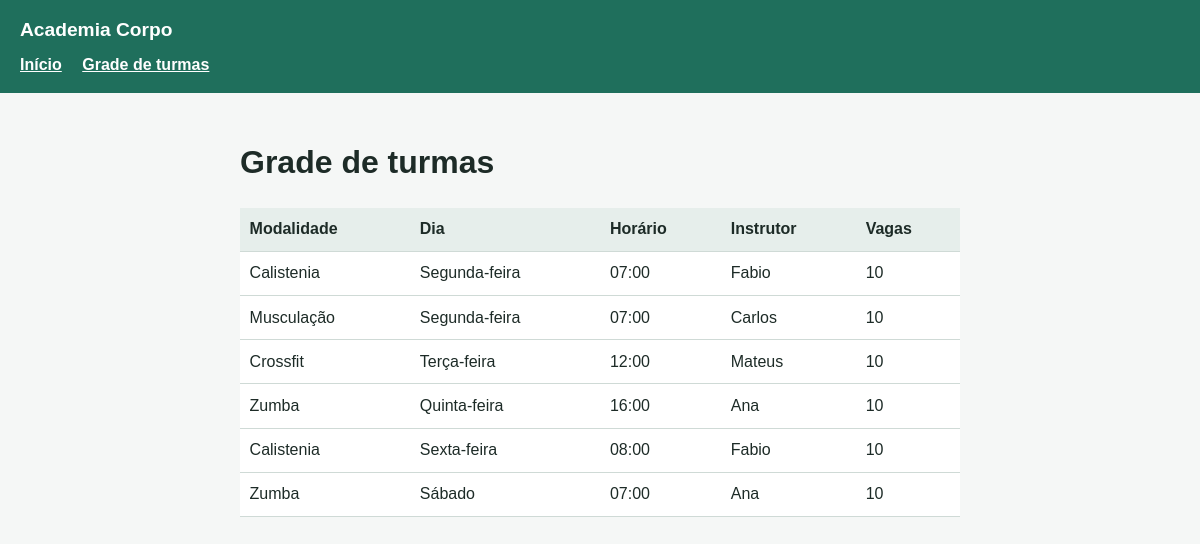
/turmas/, run on an earlier commit of the app's database.
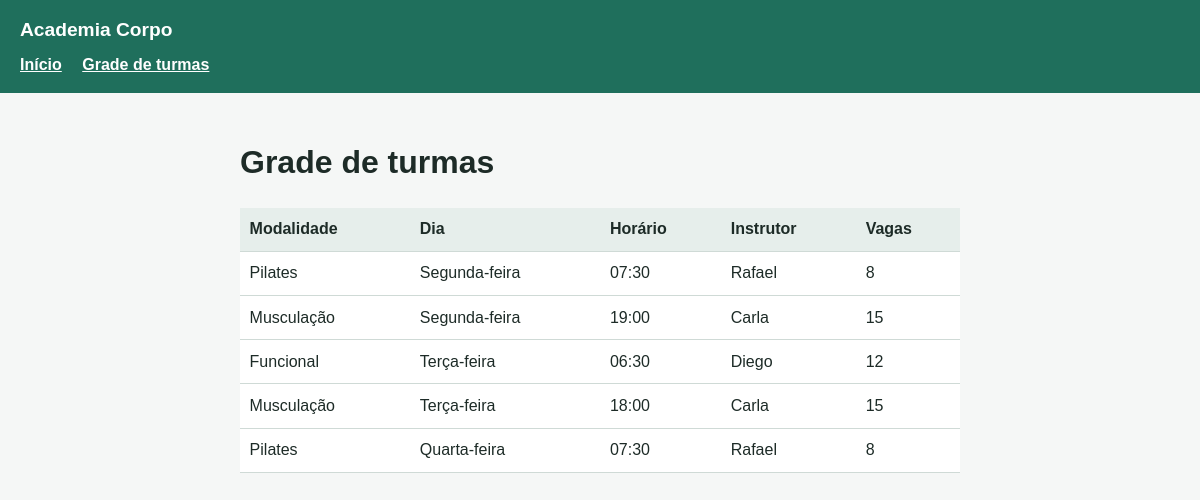
And on a later commit of the database.
### academia/models.py (models this page shows, shortened)
class Turma(models.Model):
    DIAS_SEMANA = [
        (1, 'Segunda-feira'),
        (2, 'Terça-feira'),
        (3, 'Quarta-feira'),
        (4, 'Quinta-feira'),
        (5, 'Sexta-feira'),
        (6, 'Sábado'),
    ]
    modalidade = models.ForeignKey(Modalidade, on_delete=models.PROTECT, related_name='turmas')
    dia_semana = models.PositiveSmallIntegerField('dia da semana', choices=DIAS_SEMANA)
    horario = models.TimeField('horário')
    instrutor = models.CharField(max_length=100)
    vagas = models.PositiveSmallIntegerField(default=10)
    class Meta:
        ordering = ['dia_semana', 'horario']

class Modalidade(models.Model):
    nome = models.CharField(max_length=100, unique=True)
    descricao = models.TextField('descrição', blank=True)
    ativa = models.BooleanField(default=True)
    class Meta:
        ordering = ['nome']

### academia/views.py (the view)
# urls.py: path('turmas/', views.turmas, name='turmas'),
def turmas(request):
    turmas = Turma.objects.filter(modalidade__ativa=True).select_related('modalidade')
    return render(request, 'academia/turmas.html', {
        'academia': ACADEMIA,
        'turmas': turmas,
    })

### academia/templates/academia/turmas.html (shortened to what this page needs)
{% extends 'academia/base.html' %}
{% block conteudo %}
<h1>Grade de turmas</h1>
<div class="tabela">
  <table>
    <thead>
      <tr>
        <th>Modalidade</th>
        <th>Dia</th>
        <th>Horário</th>
        <th>Instrutor</th>
        <th>Vagas</th>
      </tr>
    </thead>
    <tbody>
      {% for turma in turmas %}
      <tr>
        <td>{{ turma.modalidade.nome }}</td>
        <td>{{ turma.get_dia_semana_display }}</td>
        <td>{{ turma.horario|time:"H:i" }}</td>
        <td>{{ turma.instrutor }}</td>
        <td>{{ turma.vagas }}</td>
      </tr>
      {% empty %}
      <tr>
        <td colspan="5">Nenhuma turma cadastrada.</td>
      </tr>
      {% endfor %}
    </tbody>
  </table>
</div>
{% endblock %}

### academia/templates/academia/base.html (shortened to what this page needs)
<!doctype html>
<html lang="pt-br">
  <head>
  </head>
  <body>
    <header>
      <strong>{{ academia.nome }}</strong>
      <nav>
        <a href="{% url 'inicio' %}">Início</a>
        <a href="{% url 'turmas' %}">Grade de turmas</a>
      </nav>
    </header>
    <main>{% block conteudo %}{% endblock %}</main>
  </body>
</html>

### academia/templates/academia/base.html (style rules this page uses)
:root { --fundo: #f5f7f6; --texto: #1d2b27; --verde: #1f6f5c; --borda: #cfdad6; }
* { box-sizing: border-box; }
body { margin: 0; font-family: "Trebuchet MS", Arial, sans-serif; background: var(--fundo); color: var(--texto); line-height: 1.5; }
header { background: var(--verde); color: #fff; padding: 1rem 1.25rem; }
header strong { font-size: 1.2rem; }
nav a { color: #fff; margin-right: 1rem; font-weight: bold; }
nav { margin-top: 0.5rem; }
main { max-width: 760px; margin: 0 auto; padding: 1.5rem 1.25rem; }
.tabela { overflow-x: auto; }
table { width: 100%; border-collapse: collapse; background: #fff; }
th, td { text-align: left; padding: 0.6rem; border-bottom: 1px solid var(--borda); }
th { background: #e6eeeb; }

What changed in the data, as far as the page shows it:
removed Turma: modalidade.nome "Calistenia", dia_semana "Segunda-feira", horario "07:00", instrutor "Fabio", vagas "10"
removed Turma: modalidade.nome "Crossfit", dia_semana "Terça-feira", horario "12:00", instrutor "Mateus", vagas "10"
removed Turma: modalidade.nome "Zumba", dia_semana "Quinta-feira", horario "16:00", instrutor "Ana", vagas "10"
removed Turma: modalidade.nome "Calistenia", dia_semana "Sexta-feira", horario "08:00", instrutor "Fabio", vagas "10"
removed Turma: modalidade.nome "Zumba", dia_semana "Sábado", horario "07:00", instrutor "Ana", vagas "10"
added Turma: modalidade.nome "Pilates", dia_semana "Segunda-feira", horario "07:30", instrutor "Rafael", vagas "8"
changed Turma (number 2 of 5 on the later page): horario "07:00" → "19:00"; instrutor "Carlos" → "Carla"; vagas "10" → "15"
added Turma: modalidade.nome "Funcional", dia_semana "Terça-feira", horario "06:30", instrutor "Diego", vagas "12"
added Turma: modalidade.nome "Musculação", dia_semana "Terça-feira", horario "18:00", instrutor "Carla", vagas "15"
added Turma: modalidade.nome "Pilates", dia_semana "Quarta-feira", horario "07:30", instrutor "Rafael", vagas "8"
